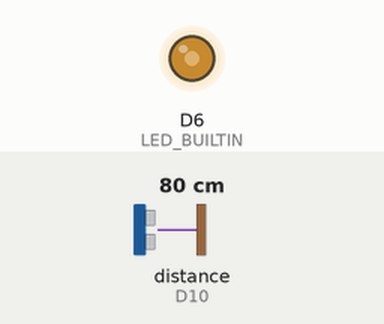
This sketch was run on a simulated Arduino MKR. Parts: output pins drawn as LEDs (lit = HIGH). The inputs (shaded band) are chosen by the test bench; at power-on: distance to the obstacle (sensor on D10) 80 cm. The echo pulse lasts 58.3 µs per cm; WiFi joins after 1.5 s; servers stay silent unless stated; pins used as bus, display or sensor lines are not drawn; what the sketch prints to the serial monitor is not drawn.

Above: at 8.7 s.
8.8 s: distance to the obstacle (sensor on D10) set to 2 cm
At 11.08 s:
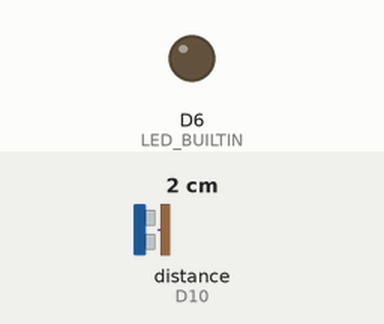
Timing chart, 0 to 16.9 s (numbered marks = the images above; inputs shaded):
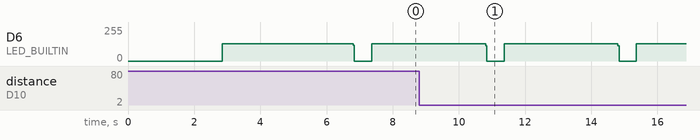

Measured:
- by itself, D6 (LED_BUILTIN): alternates 130/255 for 3.4 s and 0/255 for 0.56 s

The sketch:

blynkblynk.ino
```cpp
/*
   Description of virtual pins:
   V1, V4: measured distance in inches
   V2: countdown timer; range is timeOut..0
   V3: isDoorOpen (0 or 255 for android LED action)
   V4: uptime in minutes
*/

const int pinEcho = 10;
const int pinTrig = 11;

const int distanceMax = 24; //distance in inches beyond which the door is deemed open
const unsigned int timeOut = 3 * 60; //timeout in seconds
float distance = 0;
unsigned long timeDoorOpen = 0;
bool isDoorOpen = false;
bool isEmailSent = false;
bool LEDstate = LOW;

#include <Adafruit_SleepyDog.h>
#include <SimpleTimer.h>
SimpleTimer timer;

//#define BLYNK_DEBUG
#define BLYNK_PRINT Serial // Enables Serial Monitor
#include <BlynkSimpleMKR1000.h>
char auth[] = "165c2230546d422fbe05d94588578891";

#include <WiFi101.h>
char ssid[] = "David";     //  your network SSID (name)
char pass[] = "engineer";  // your network password


void setup()
{
  Serial.begin(9600);
  delay(1000);
//  unsigned long serial_time = millis();
//  while (!Serial) {
//    if (serial_time + 3000 < millis()) break;
//  }
  Serial.println();
  Serial.println();


  int countdownMS = Watchdog.enable();
  Serial.print("Enabled the watchdog with max countdown of ");
  Serial.print(countdownMS, DEC);
  Serial.println(" milliseconds!");
  Serial.println();

  pinMode(pinEcho, INPUT);
  pinMode(pinTrig, OUTPUT);
  pinMode(LED_BUILTIN, OUTPUT);

  Serial.println("Blynk.begin()...");
  Blynk.begin(auth, ssid, pass);

  timer.setInterval(4000L, onTimer);
}


void loop()
{

  Watchdog.reset();
  timer.run();
  Blynk.run(); // All the Blynk Magic happens here...
  Watchdog.reset();

  LEDstate = !LEDstate;
  digitalWrite(LED_BUILTIN, LEDstate);

}


void onTimer()
{
  // uptime in minutes
  Blynk.virtualWrite(V4, millis()/1000/60);

  distance = microsecondsToInches(ping_median(10));

  Serial.println();
  Serial.print(distance);
  Serial.print("in, ");
  Serial.println();
  Serial.println();


  if (distance < distanceMax)
  {
    if (!isDoorOpen)
    {
      timeDoorOpen = millis() / 1000; //first time through, take note of the first time the door was open
    }
    isDoorOpen = true;
  }
  else
  {
    isDoorOpen = false;
    isEmailSent = false;
    timeDoorOpen = 0;
    Blynk.virtualWrite(V2, -1);//countdown timer
  }

  if (isDoorOpen && !isEmailSent)
  {
    if ((timeDoorOpen + timeOut) <= (millis() / 1000))
    {
      Serial.println("sending email");
      Blynk.email("7802977177@txt.windmobile.ca", "Blynk!", "garage door is open");
      isEmailSent = true;
    }
    Serial.println((timeDoorOpen + timeOut - (millis() / 1000)));
    Blynk.virtualWrite(V2, (timeDoorOpen + timeOut - (millis() / 1000)));
  }

  Blynk.virtualWrite(V1, distance);
  //Blynk.virtualWrite(V4, distance);
  Blynk.virtualWrite(V3, isDoorOpen * 255);
}

unsigned long doPing()
{

  Serial.print("doPing() ");

  pinMode(pinTrig, OUTPUT);
  digitalWrite(pinTrig, LOW);
  delayMicroseconds(2);
  digitalWrite(pinTrig, HIGH);
  delayMicroseconds(5);
  digitalWrite(pinTrig, LOW);

  pinMode(pinEcho, INPUT);
  return pulseIn(pinEcho, HIGH);

}

const int NO_ECHO = 0;
const int PING_MEDIAN_DELAY = 2 * 29000; //microseconds

unsigned long ping_median(uint8_t it) {


  unsigned int uS[it], last;
  uint8_t j, i = 0;
  unsigned long t;
  uS[0] = NO_ECHO;

  while (i < it) {
    t = micros();  // Start ping timestamp.
    last = doPing(); // Send ping.

    if (last != NO_ECHO) {       // Ping in range, include as part of median.
      if (i > 0) {               // Don't start sort till second ping.
        for (j = i; j > 0 && uS[j - 1] < last; j--) // Insertion sort loop.
          uS[j] = uS[j - 1];     // Shift ping array to correct position for sort insertion.
      } else j = 0;              // First ping is sort starting point.
      uS[j] = last;              // Add last ping to array in sorted position.
      i++;                       // Move to next ping.
    } else it--;                 // Ping out of range, skip and don't include as part of median.

    if (i < it && micros() - t < PING_MEDIAN_DELAY)
      delay((PING_MEDIAN_DELAY + t - micros()) / 1000); // Millisecond delay between pings.

  }
  return (uS[it >> 1]); // Return the ping distance median.
}

float microsecondsToInches(float microseconds) {
  // According to Parallax's datasheet for the PING))), there are
  // 73.746 microseconds per inch (i.e. sound travels at 1130 feet per
  // second).  This gives the distance travelled by the ping, outbound
  // and return, so we divide by 2 to get the distance of the obstacle.
  // See: http://www.parallax.com/dl/docs/prod/acc/28015-PING-v1.3.pdf
  return microseconds / 74.0 / 2;
}
```
